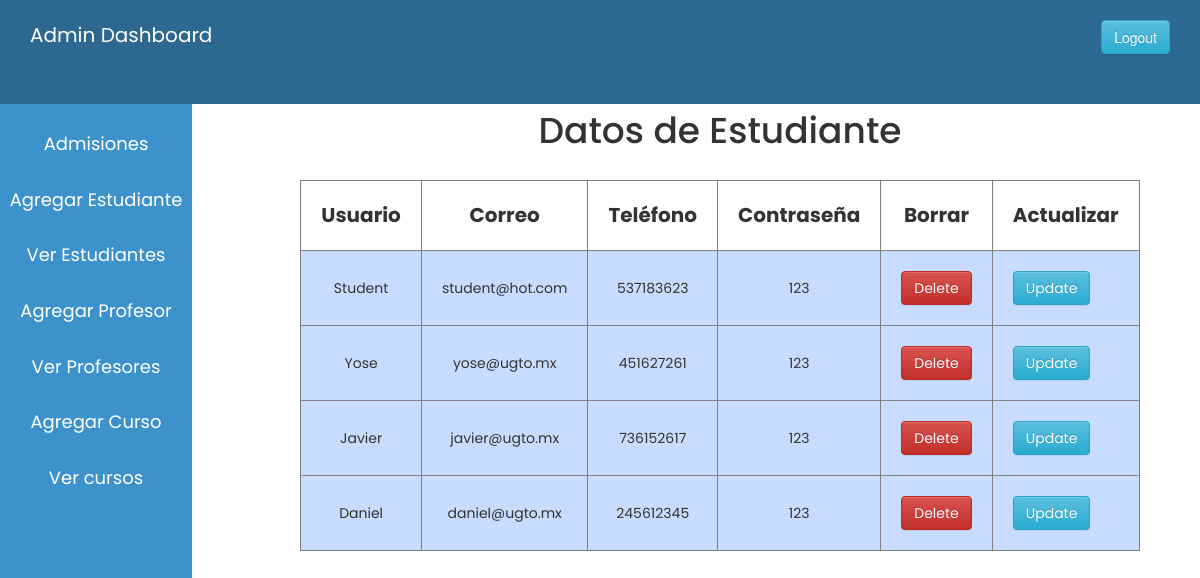
Screenshot of /view_student.php (signed in) with the database file from the repository.
### tables this page shows
CREATE TABLE `user` (
  `id` int(11) NOT NULL,
  `username` varchar(255) DEFAULT NULL,
  `phone` int(30) DEFAULT NULL,
  `email` varchar(255) DEFAULT NULL,
  `usertype` varchar(50) DEFAULT NULL,
  `password` varchar(255) DEFAULT NULL
);

### view_student.php (the view, shortened to what this page needs)
<?php
  $host="localhost";
  $user="root";
  $password="";
  $db="schoolproject";
  $data=mysqli_connect($host, $user, $password, $db);
  $sql="SELECT * FROM user WHERE usertype='student'";
  $result=mysqli_query($data, $sql);
?>
<!DOCTYPE html>
<html lang="en">
<head>
  <?php
    include 'admin_css.php';
  ?>
</head>
<body>
  <?php
    include 'admin_sidebar.php';
  ?>
  <div class="content">
    <center><br>
    <h1 style="font-family: Poppins;">Datos de Estudiante</h1>
    <br>
    <table border="1px">
        <tr>
            <th class="table_th" style="font-family: Poppins;">Usuario</th>
            <th class="table_th" style="font-family: Poppins;">Correo</th>
            <th class="table_th" style="font-family: Poppins;">Teléfono</th>
            <th class="table_th" style="font-family: Poppins;">Contraseña</th>
            <th class="table_th" style="font-family: Poppins;">Borrar</th>
            <th class="table_th" style="font-family: Poppins;">Actualizar</th>
        </tr>
        <?php
        while($info=$result->fetch_assoc()){
        ?>
        <tr>
            <td class="table_td" style="text-align: center; font-family: Poppins;">
                <?php echo "{$info['username']}"; ?>
            </td>
            <td class="table_td" style="text-align: center; font-family: Poppins;">
                <?php echo "{$info['email']}"; ?>
            </td>
            <td class="table_td" style="text-align: center; font-family: Poppins;">
                <?php echo "{$info['phone']}"; ?>
            </td>
            <td class="table_td" style="text-align: center; font-family: Poppins;">
                <?php echo "{$info['password']}"; ?>
            </td>
            <td class="table_td" style="text-align: center; font-family: Poppins;">
                <?php echo "<a onClick=\"javascript:return confirm('Are you sure you want to delete this student?');\"
                    class='btn btn-danger' href='delete.php?student_id={$info['id']}'>Delete</a>"; ?>
            </td>
            <td class="table_td" font-family: Poppins;>
                <?php echo "<a class='btn btn-info' href='update_student.php?student_id={$info['id']}'> Update</a>"; ?>
            </td>
        </tr>
        <?php } ?>
    </table>
    </center>
  </div>
</body>
</html>

### admin.css (style rules this page uses)
* { margin: 0px; padding: 0px; }
.content { margin-left: 20%; margin-top: 5.9%; }

### view_student.php (style rules this page uses)
.table_th { padding: 20px; font-size: 20px; text-align: center; font-family: Poppins; }
.table_td { padding: 20px; background-color: #c8dcff; font-family: Poppins; }

### rows the page displays
user: username "Student", email "student@hot.com", phone "537183623", password "123"
user: username "Yose", email "yose@ugto.mx", phone "451627261", password "123"
user: username "Javier", email "javier@ugto.mx", phone "736152617", password "123"
user: username "Daniel", email "daniel@ugto.mx", phone "245612345", password "123"
